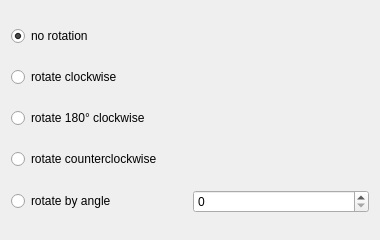
<?xml version="1.0" encoding="UTF-8"?>
<ui version="4.0">
 <class>Rotate</class>
 <widget class="QWidget" name="Rotate">
  <property name="geometry">
   <rect>
    <x>0</x>
    <y>0</y>
    <width>380</width>
    <height>240</height>
   </rect>
  </property>
  <property name="windowTitle">
   <string>Form</string>
  </property>
  <layout class="QGridLayout" name="gridLayout">
   <item row="0" column="0">
    <widget class="QRadioButton" name="no_rotation">
     <property name="text">
      <string>no rotation</string>
     </property>
     <property name="checked">
      <bool>true</bool>
     </property>
    </widget>
   </item>
   <item row="1" column="0">
    <widget class="QRadioButton" name="clockwise_rotation">
     <property name="text">
      <string>rotate clockwise</string>
     </property>
    </widget>
   </item>
   <item row="3" column="0">
    <widget class="QRadioButton" name="counter_clockwise_rotation">
     <property name="text">
      <string>rotate counterclockwise</string>
     </property>
    </widget>
   </item>
   <item row="2" column="0">
    <widget class="QRadioButton" name="clockwise180_rotation">
     <property name="text">
      <string>rotate 180° clockwise</string>
     </property>
    </widget>
   </item>
   <item row="4" column="0">
    <widget class="QRadioButton" name="angle_rotation">
     <property name="text">
      <string>rotate by angle</string>
     </property>
    </widget>
   </item>
   <item row="4" column="1">
    <widget class="QSpinBox" name="degreeBox">
     <property name="maximum">
      <number>360</number>
     </property>
    </widget>
   </item>
  </layout>
 </widget>
 <resources/>
 <connections/>
</ui>
